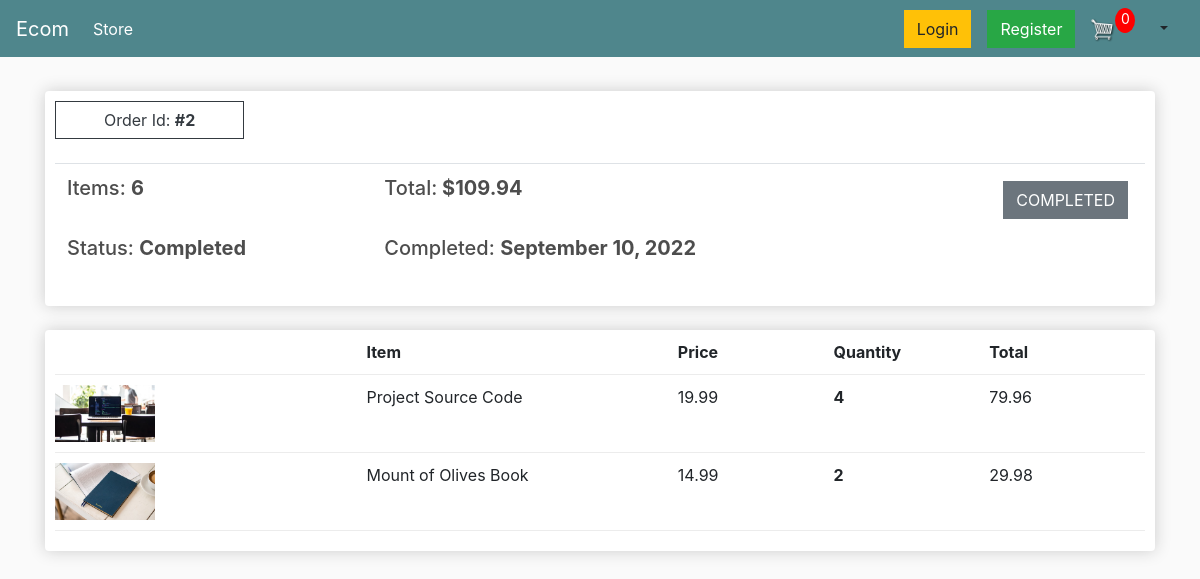
Screenshot of /order-details/2 with the database file from the repository.
### store/models.py (models this page shows, shortened)
class Order(models.Model):
    customer = models.ForeignKey(Customer, on_delete=models.SET_NULL, null=True, blank=True)
    date_ordered = models.DateTimeField(auto_now_add=True)
    date_completed = models.DateTimeField(auto_now_add=True)
    complete = models.BooleanField(default=False, null=True, blank=False)
    transaction_id = models.CharField(max_length=100, null=True)
    @property
    def get_cart_total(self):
        order_items = self.orderitem_set.all()
        total = sum([item.get_total for item in order_items])
        return total
    @property
    def get_number_of_items(self):
        order_items = self.orderitem_set.all()
        total = sum([item.quantity for item in order_items])
        return total

class OrderItem(models.Model):
    product = models.ForeignKey(Product, on_delete=models.SET_NULL, null=True, blank=True)
    order = models.ForeignKey(Order, on_delete=models.SET_NULL, null=True, blank=True)
    quantity = models.IntegerField(default=0, null=True, blank=True)
    date_added = models.DateTimeField(auto_now_add=True)
    @property
    def get_total(self):
        return self.quantity * self.product.price

class Product(models.Model):
    name = models.CharField(max_length=200, null=True)
    price = models.FloatField()
    digital = models.BooleanField(default=False, null=True, blank=True)
    image = models.ImageField(null=True, blank=True)
    @property
    def imageURL(self):
        try:
            url = self.image.url
        except:
            url = ''
        return url

### customers/views.py (the view)
# urls.py: path('order-details/<int:pk>', customer_views.OrderDetailView.as_view(), name = 'order-details'),
class OrderDetailView(DetailView):
    template_name: str = "customers/order-details.html"
    context_object_name: str = "order"
    model = Order
    def get_context_data(self,*args, **kwargs):
        context = super(OrderDetailView, self).get_context_data(*args,**kwargs)
        context['items'] = self.items
        context['noOfCartItems'] = self.noOfCartItems
        return context
    def get(self, request, *args, **kwargs):
        self.cookieData = cartData(request = request)
        self.noOfCartItems = self.cookieData['noOfCartItems']
        self.order_id = self.kwargs.get('pk')
        self.items = OrderItem.objects.filter(order__id = self.order_id)
        print(f'order_id = {self.order_id}  items = {self.items},  noOfCartItems = {self.noOfCartItems}')
        return super(OrderDetailView, self).get(request, *args, **kwargs)

### store/utils.py (called while the page is built, shortened)
def cookieCart(request):
    try:
        cart = json.loads(request.COOKIES['cart'])
    except:
        cart = {}
    print('Cart: ', cart)
    items = []
    order = {
        'get_cart_total': 0,
        'get_number_of_items': 0,
        'shipping': False
    }
    noOfCartItems = order['get_number_of_items']
    return {
        'noOfCartItems': noOfCartItems,
        'order': order,
        'items': items
    }

def cartData(request):
    if request.user.is_authenticated:
        customer = request.user.customer
        order, created = Order.objects.get_or_create(customer = customer, complete = False)
        items = order.orderitem_set.all()
        noOfCartItems = order.get_number_of_items
    else:
        cookieData = cookieCart(request = request)
        noOfCartItems = cookieData['noOfCartItems']
        order = cookieData['order']
        items = cookieData['items']
    return {
        'noOfCartItems': noOfCartItems,
        'order': order,
        'items': items
    }

### templates/customers/order-details.html
{% extends 'store/main.html' %}
{% load static %}
{% block content %}
    <div class="row">
        <div class="col-lg-12">
            <div class="box-element">
                <a  class="btn btn-outline-dark pl-5 pr-5" href="{% url 'store' %}">Order Id: <strong>#{{order.id}}</strong></a>
                <br>
                <br>
                <table class="table">
                    <tr>
                        <th><h5>Items: <strong>{{ order.get_number_of_items }} </strong></h5></th>
                        <th><h5>Total:<strong> ${{order.get_cart_total|floatformat:2}} </strong></h5></th>
                        <th>
                        {% if order.complete %}
                            <a  style="float:right; margin:5px;" class="btn btn-secondary" href="#">COMPLETED</a>
                        {% else %}
                            <a  style="float:right; margin:5px;" class="btn btn-success" href="{% url 'checkout' %}">GO TO CHECKOUT</a>
                        {% endif %}
                        </th>
                    </tr>
                    <td style="border:0; padding-top:0;">
                        {% if order.complete %}
                            <h5>Status: <strong> Completed </strong></h5>
                        {% else %}
                            <h5>Status: <strong> Not Completed </strong></h5>
                        {% endif %}
                    </td>
                    {% if order.complete %}
                        <td style="border:0; padding-top:0;">
                            {% if order.date_completed == null %}
                                <h5>Completed: <strong> September 10, 2022 </strong></h5>
                            {% else %}
                                <h5>Completed: <strong> {{ order.date_completed|date:"F d, Y" }} </strong></h5>
                            {% endif %}
                        </td>
                    {% endif %}
                </table>
            </div>
            <br>
            <div class="box-element mt-0">
                <div class="cart-row">
                    <div style="flex:2"></div>
                    <div style="flex:2"><strong>Item</strong></div>
                    <div style="flex:1"><strong>Price</strong></div>
                    <div style="flex:1"><strong>Quantity</strong></div>
                    <div style="flex:1"><strong>Total</strong></div>
                </div>
                {% for item in items %}
                    <div class="cart-row">
                        <div style="flex:2"><img class="row-image" src="{{item.product.imageURL}}"></div>
                        <div style="flex:2"><p>{{item.product.name}}</p></div>
                        <div style="flex:1"><p>{{item.product.price|floatformat:2}} </p></div>
                        <div style="flex:1">
                            <p class="quantity">{{item.quantity}}</p>
                        </div>
                        <div style="flex:1"><p>{{item.get_total|floatformat:2}} </p></div>
                    </div>
                {% endfor %}
        </div>
    </div>
{% endblock content %}

### static/css/main.css (style rules this page uses)
body { background-color: hsl(0, 0%, 98%); }
h1,h2,h3,h4,h5,h6 { color:hsl(0, 0%, 30%); }
.box-element { box-shadow:hsl(0, 0%, 80%) 0 0 16px; background-color: #fff; border-radius: 4px; padding: 10px; }
.col-lg-4, .col-lg-6, .col-lg-8, .col-lg-12 { margin-top: 10px; }
.btn { border-radius: 0; }
.row-image { width: 100px; }
.cart-row { display: flex; align-items: flex-stretch; padding-bottom: 10px; margin-bottom: 10px; border-bottom: 1px solid #ececec; }
.quantity { display: inline-block; font-weight: 700; padding-right:10px; }

### rows the page displays
Order: id "2", get_number_of_items "6", get_cart_total "109.94", date_completed "September 10, 2022"
OrderItem: product.imageURL (picture), product.name "Project Source Code", product.price "19.99", quantity "4", get_total "79.96"
OrderItem: product.imageURL (picture), product.name "Mount of Olives Book", product.price "14.99", quantity "2", get_total "29.98"

### other values shown
{{ noOfCartItems }} "0"
